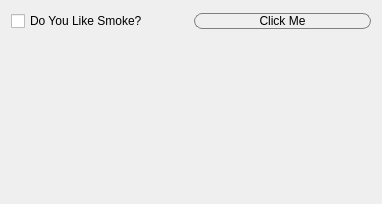
<?xml version="1.0" encoding="UTF-8"?>
<ui version="4.0">
 <class>Dialog</class>
 <widget class="QDialog" name="Dialog">
  <property name="geometry">
   <rect>
    <x>0</x>
    <y>0</y>
    <width>382</width>
    <height>204</height>
   </rect>
  </property>
  <property name="windowTitle">
   <string>Dialog</string>
  </property>
  <layout class="QVBoxLayout" name="verticalLayout">
   <item>
    <layout class="QHBoxLayout" name="horizontalLayout">
     <item>
      <widget class="QCheckBox" name="checkBox">
       <property name="text">
        <string>Do You Like Smoke?</string>
       </property>
      </widget>
     </item>
     <item>
      <widget class="QPushButton" name="pushButton">
       <property name="styleSheet">
        <string notr="true">QPushButton
{
	border: 1px solid gray;
	border-radius: 8px;
}</string>
       </property>
       <property name="text">
        <string>Click Me</string>
       </property>
      </widget>
     </item>
    </layout>
   </item>
   <item>
    <widget class="QLabel" name="label">
     <property name="text">
      <string/>
     </property>
    </widget>
   </item>
  </layout>
 </widget>
 <resources/>
 <connections/>
</ui>
